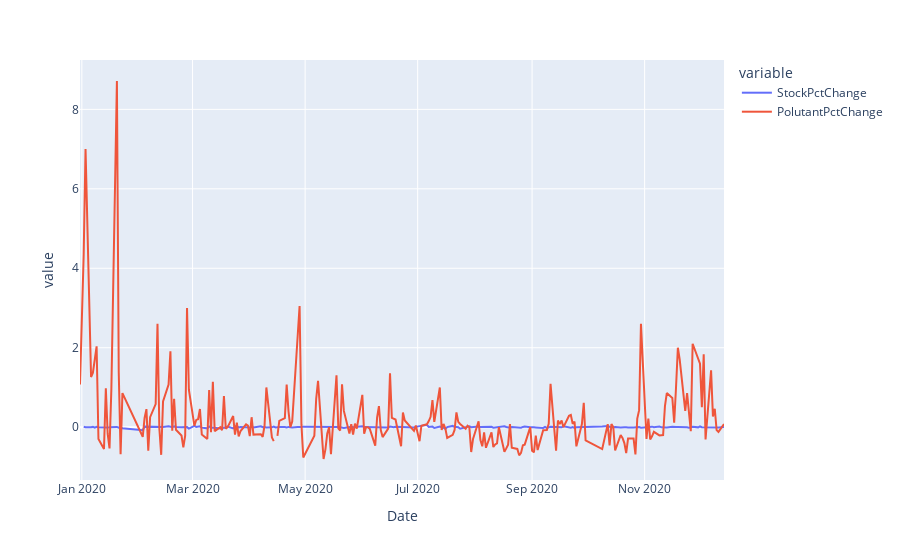

The notebook cell saved with this chart:
### Code cell
fig = px.line(df_india_concat)
fig.show()

### Figure 1 — Plotly figure (JSON) as saved in the notebook; plotly's stock layout.template omitted (floating-point values rounded to 4 significant figures; data arrays with more than 128 entries replaced by an {"elided": "..."} marker saying what was removed)
{"data": [{"hovertemplate": "variable=StockPctChange<br>Date=%{x}<br>value=%{y}<extra></extra>", "legendgroup": "StockPctChange", "line": {"color": "#636efa", "dash": "solid"}, "mode": "lines", "name": "StockPctChange", "orientation": "v", "showlegend": true, "type": "scatter", "x": {"elided": "231 str values"}, "xaxis": "x", "y": {"elided": "231 float values"}, "yaxis": "y"}, {"hovertemplate": "variable=PolutantPctChange<br>Date=%{x}<br>value=%{y}<extra></extra>", "legendgroup": "PolutantPctChange", "line": {"color": "#EF553B", "dash": "solid"}, "mode": "lines", "name": "PolutantPctChange", "orientation": "v", "showlegend": true, "type": "scatter", "x": {"elided": "231 str values"}, "xaxis": "x", "y": {"elided": "231 float values"}, "yaxis": "y"}], "layout": {"legend": {"title": {"text": "variable"}, "tracegroupgap": 0}, "margin": {"t": 60}, "xaxis": {"anchor": "y", "domain": [0, 1], "title": {"text": "Date"}}, "yaxis": {"anchor": "x", "domain": [0, 1], "title": {"text": "value"}}}}
